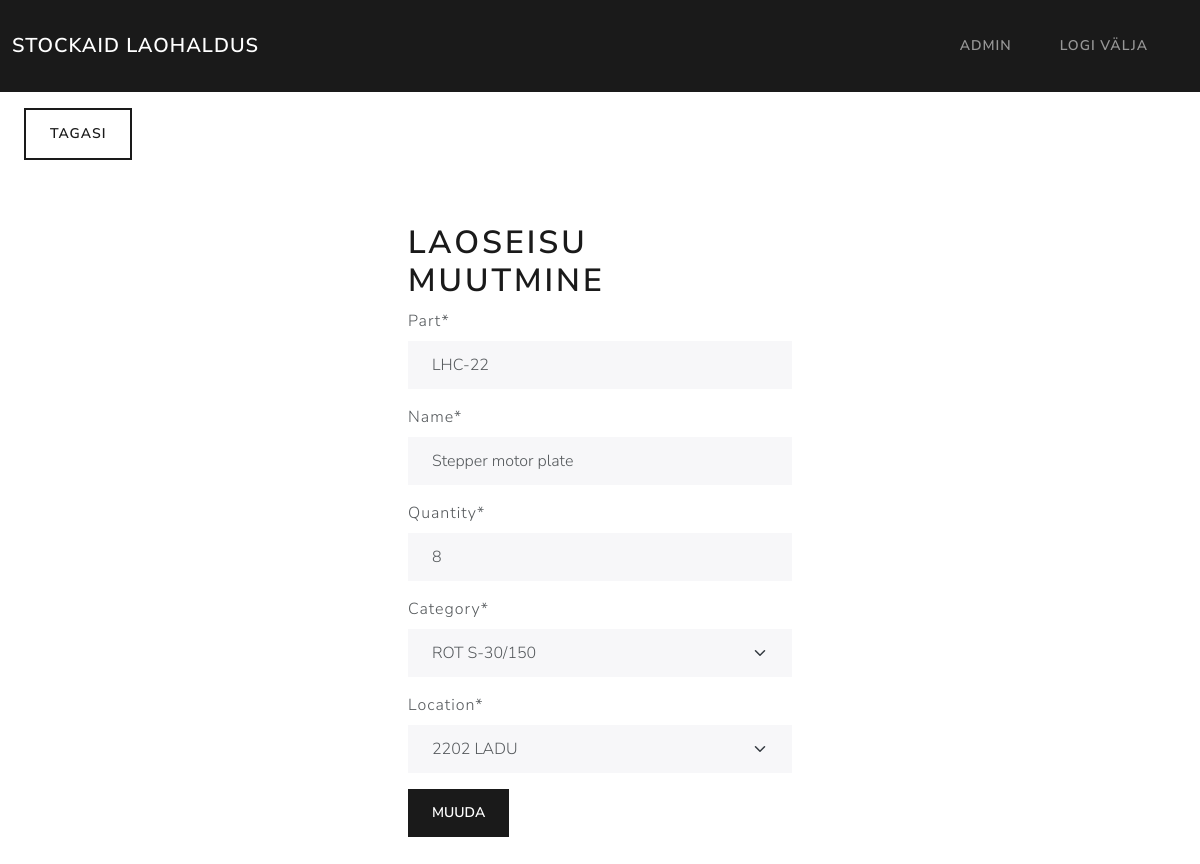
Screenshot of /edit-item/3 (signed in) with the database file from the repository.
### stock/models.py (models this page shows, shortened)
class InventoryItem(models.Model):
    part = models.CharField(max_length=200)
    name = models.CharField(max_length=200)
    quantity = models.IntegerField()
    category = models.ForeignKey('Category', on_delete=models.SET_NULL, blank=True, null=True)
    location = models.ForeignKey('Location', on_delete=models.SET_NULL, blank=True, null=True)
    date_created = models.DateTimeField(auto_now_add=True)

class Category(models.Model):
    name = models.CharField(max_length=200)
    class Meta:
        verbose_name_plural = 'categories'
    def __str__(self):
        return self.name

class Location(models.Model):
    name = models.CharField(max_length=200)
    def __str__(self):
        return self.name

### stock/views.py (the view)
# urls.py: path('edit-item/<int:pk>', EditItem.as_view(), name='edit-item'),
class EditItem(LoginRequiredMixin, UpdateView):
    model = InventoryItem
    template_name = 'stock/update_stock.html'
    form_class = InventoryItemForm
    success_url = reverse_lazy('dashboard')

### stock/forms.py
class InventoryItemForm(forms.ModelForm):
    category = forms.ModelChoiceField(queryset=Category.objects.all(), initial=0)
    location = forms.ModelChoiceField(queryset=Location.objects.all(), initial=0)
    class Meta:
        model = InventoryItem
        fields = ['part', 'name', 'quantity', 'category', 'location']

### stock/templates/stock/update_stock.html (shortened to what this page needs)
{% extends 'stock/base.html' %}
{% load crispy_forms_tags %}
{% block content %}
    <a href="{% url 'dashboard' %}" class="btn btn-outline-primary my-3 mx-4">
        Tagasi
    </a>
    <div class="row">
        <div class="col-11 col-md-4 mx-auto mt-5">
            <h1>Laoseisu muutmine</h1>
            <form method="POST">
                {{ form|crispy }}
                <div class="mt-3 mb-5">
                    <button class="btn btn-primary">Muuda</button>
                </div>
            </form>
        </div>
    </div>
{% endblock content %}

### stock/templates/stock/navigation.html (shortened to what this page needs)
<nav class="navbar navbar-expand-lg bg-primary" data-bs-theme="dark">
    <div class="container-fluid">
        <a class="navbar-brand" href="{% url 'index' %}">StockAid laohaldus</a>
        <div class="collapse navbar-collapse justify-content-end" id="navbarNav">
            <ul class="navbar-nav">
                {% if user.is_authenticated %}
                <li class="nav-item">
                    <a class="nav-link" href="#">{{ user.username }}</a>
                </li>
                <li class="nav-item">
                    <a class="nav-link" href="{% url 'logout' %}">Logi välja</a>
                </li>
                {% endif %}
            </ul>
        </div>
    </div>
</nav>

### rows the page displays
InventoryItem: part "LHC-22", name "Stepper motor plate", quantity "8", category "ROT S-30/150", location "2202 LADU"

### other values shown
{{ user.username }} "ADMIN"
